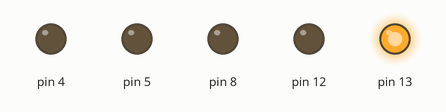
Bench run of a sketch on a simulated Arduino Uno, built with avr-gcc and run on an emulated ATmega328P. On the bench: output pins drawn as LEDs (lit = HIGH).

Above: at 1.0 s.
At 3.0 s:
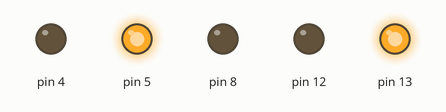
At 5.0 s:
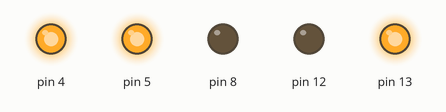
At 7.0 s:
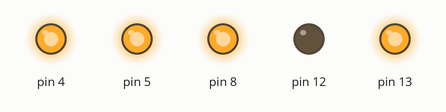
At 9.0 s:
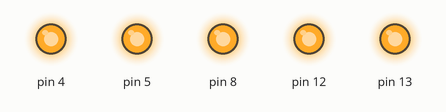
At 10.5 s:
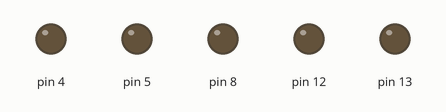
Timing chart, 0 to 14.3 s (numbered marks = the images above):
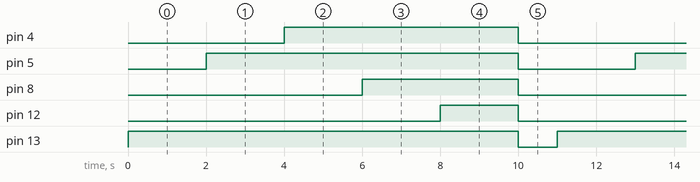

The sketch:

codigo.ino
```cpp
void setup()
{
  pinMode(13, OUTPUT);
  pinMode(5, OUTPUT);
  pinMode(4, OUTPUT);
  pinMode(12, OUTPUT);
  pinMode(8, OUTPUT);
}
void loop()
{
  digitalWrite(13, HIGH);
  delay(2000);

  digitalWrite(5, HIGH);
  delay(2000);

 digitalWrite(4, HIGH);
  delay(2000);

  digitalWrite(8, HIGH);
   delay(2000);

  digitalWrite(12, HIGH);
 delay(2000);

  digitalWrite(13, LOW);

  digitalWrite(5, LOW);

  digitalWrite(4, LOW);

  digitalWrite(8, LOW);

  digitalWrite(12, LOW);

  delay(1000);
}
```

Measured:
- by itself, pin 4: alternates HIGH for 6.0 s and LOW for 5.0 s
- by itself, pin 5: alternates HIGH for 8.0 s and LOW for 3.0 s
- by itself, pin 8: alternates HIGH for 4.0 s and LOW for 7.0 s
- by itself, pin 12: alternates HIGH for 2.0 s and LOW for 9.0 s
- by itself, pin 13: alternates HIGH for 10.0 s and LOW for 1.0 s
